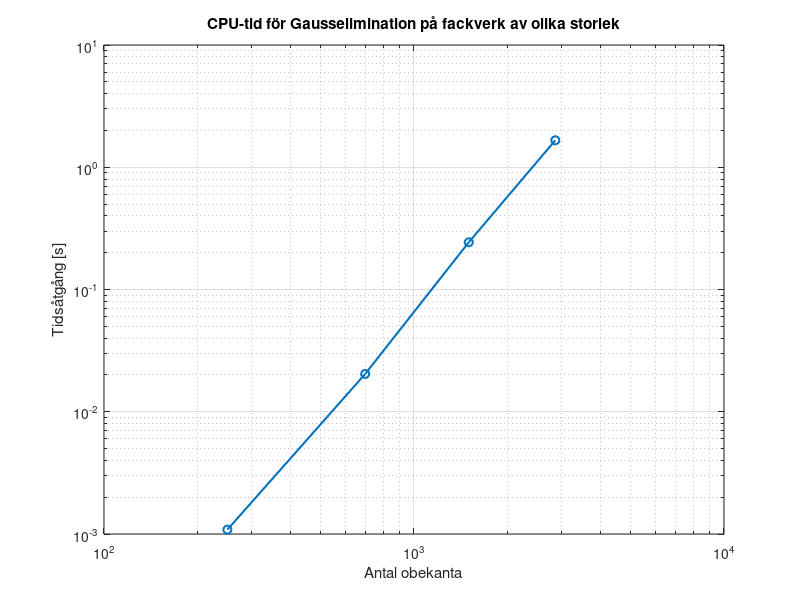

Write MATLAB code to recreate this figure.


% --- Lägg till sökvägen --------------------------------
addpath('Matlab/Matlab/labb1-LinjarAlgebra-fackverk')
% --- Rensa upp -----------------------------------------
clear;      % Tar bort alla gamla variabler
clc;        % Rensar kommandofönstret
close all   % Stänger alla figurer

n =10; % antal iterationer;

% Kran 1
%==============================
load('kran1.mat')
%whos % => A Size 250x250 då 127 noder -2 som sitter i väggen * 2 frihetsgrader x och y led
%Skapa en b vektor med rätt storlek
%b = zeros(250,1); %250  A's size är 250x250
b = rand(250,1); %250  A's size är 250x250
size = [250];
time=0;
for i= 1:n
    timeStart = cputime;
    A\b;
    time = time + (cputime - timeStart);
end
tider = [time/n];
fprintf('Medeltid kran 1 = %.4f s\n', time/n);

% Kran 2
%==============================
load('kran2.mat')
%whos % => A Size 696x696 då 63 noder -2 som sitter i väggen * 2 frihetsgrader x och y led
%Skapa en b vektor med rätt storlek
%b = zeros(696,1);
b = rand(696,1);
size = [size, 696];
time=0;
for i= 1:n
    timeStart = cputime;
    A\b;
    time = time + (cputime - timeStart);
end
tider = [tider, time/n];
fprintf('Medeltid kran 2 = %.4f s\n', time/n);

% Kran 3
%==============================
load('kran3.mat')
%whos % => A Size 250x250 då 127 noder -2 som sitter i väggen * 2 frihetsgrader x och y led
%Skapa en b vektor med rätt storlek
%b = zeros(1502,1);
b = rand(1502,1);
size = [size, 1502];
time=0;
for i= 1:n
    timeStart = cputime;
    A\b;
    time = time + (cputime - timeStart);
end
tider = [tider, time/n];
fprintf('Medeltid kran 3 = %.4f s\n', time/n); 

% Kran 4
%==============================
load('kran4.mat')
%whos % => A Size 2856x2856 då 1429 noder -2 som sitter i väggen * 2 frihetsgrader x och y led
%Skapa en b vektor med rätt storlek
%b = zeros(2856,1); 
b = rand(2856,1);
size = [size, 2856];
time=0; 
for i= 1:n
    timeStart = cputime;
    A\b;
    time = time + (cputime - timeStart);
end
tider = [tider, time/n];
fprintf('Medeltid kran 4 = %.4f s\n', time/n);

figure;
loglog(size, tider, 'o-', 'LineWidth', 1.5);
xlabel('Antal obekanta');
ylabel('Tidsåtgång [s]');
title('CPU-tid för Gausselimination på fackverk av olika storlek');
grid on;

% Från uppgiften:
%Om tidsåtgången lyder potenssambandet T ≈ CN^α, där T är tidsåtgången och N är antalet obekanta 
% och C, α konstanter, så kan plottning i loglog-skala ge exponenten α som lutningen
%av resulterande linjen. Detta följer av att ta logaritmen på båda sidor av potenssambandet, vilket ger
%log T ≈log C+ αlog N.

% Linjen blir ganska rak vilket tyder på att sambandet håller hyfsat bra.
% Lutningen kan uppskattas med hjälp av polyfit:
p = polyfit(log(size), log(tider), 1); % 1 betyder linjär passning
lutning = p(1); % Lutningen är första koefficienten
fprintf('Uppskattad exponent α = %.2f\n', lutning);   